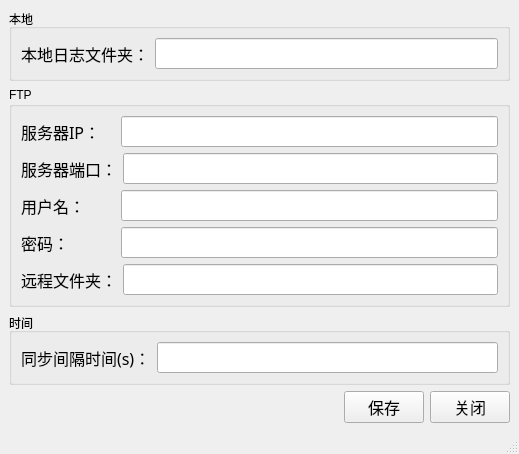
<?xml version="1.0" encoding="UTF-8"?>
<ui version="4.0">
 <class>MainWindow</class>
 <widget class="QMainWindow" name="MainWindow">
  <property name="geometry">
   <rect>
    <x>0</x>
    <y>0</y>
    <width>519</width>
    <height>391</height>
   </rect>
  </property>
  <property name="windowTitle">
   <string>配置文件</string>
  </property>
  <widget class="QWidget" name="centralwidget">
   <layout class="QVBoxLayout" name="verticalLayout_2">
    <item>
     <widget class="QGroupBox" name="groupBox">
      <property name="title">
       <string>本地</string>
      </property>
      <layout class="QHBoxLayout" name="horizontalLayout" stretch="2,8">
       <item>
        <widget class="QLabel" name="label">
         <property name="font">
          <font>
           <family>幼圆</family>
           <pointsize>12</pointsize>
          </font>
         </property>
         <property name="text">
          <string>本地日志文件夹：</string>
         </property>
        </widget>
       </item>
       <item>
        <widget class="QLineEdit" name="le_source_dir">
         <property name="font">
          <font>
           <family>幼圆</family>
           <pointsize>12</pointsize>
          </font>
         </property>
        </widget>
       </item>
      </layout>
     </widget>
    </item>
    <item>
     <widget class="QGroupBox" name="groupBox_2">
      <property name="title">
       <string>FTP</string>
      </property>
      <layout class="QVBoxLayout" name="verticalLayout">
       <item>
        <layout class="QHBoxLayout" name="horizontalLayout_2" stretch="2,8">
         <item>
          <widget class="QLabel" name="label_2">
           <property name="font">
            <font>
             <family>幼圆</family>
             <pointsize>12</pointsize>
            </font>
           </property>
           <property name="text">
            <string>服务器IP：</string>
           </property>
          </widget>
         </item>
         <item>
          <widget class="QLineEdit" name="le_ftp_ip">
           <property name="font">
            <font>
             <family>幼圆</family>
             <pointsize>12</pointsize>
            </font>
           </property>
          </widget>
         </item>
        </layout>
       </item>
       <item>
        <layout class="QHBoxLayout" name="horizontalLayout_3" stretch="2,8">
         <item>
          <widget class="QLabel" name="label_3">
           <property name="font">
            <font>
             <family>幼圆</family>
             <pointsize>12</pointsize>
            </font>
           </property>
           <property name="text">
            <string>服务器端口：</string>
           </property>
          </widget>
         </item>
         <item>
          <widget class="QLineEdit" name="le_port">
           <property name="font">
            <font>
             <family>幼圆</family>
             <pointsize>12</pointsize>
            </font>
           </property>
          </widget>
         </item>
        </layout>
       </item>
       <item>
        <layout class="QHBoxLayout" name="horizontalLayout_4" stretch="2,8">
         <item>
          <widget class="QLabel" name="label_4">
           <property name="font">
            <font>
             <family>幼圆</family>
             <pointsize>12</pointsize>
            </font>
           </property>
           <property name="text">
            <string>用户名：</string>
           </property>
          </widget>
         </item>
         <item>
          <widget class="QLineEdit" name="le_ftp_user">
           <property name="font">
            <font>
             <family>幼圆</family>
             <pointsize>12</pointsize>
            </font>
           </property>
          </widget>
         </item>
        </layout>
       </item>
       <item>
        <layout class="QHBoxLayout" name="horizontalLayout_5" stretch="2,8">
         <item>
          <widget class="QLabel" name="label_5">
           <property name="font">
            <font>
             <family>幼圆</family>
             <pointsize>12</pointsize>
            </font>
           </property>
           <property name="text">
            <string>密码：</string>
           </property>
          </widget>
         </item>
         <item>
          <widget class="QLineEdit" name="le_ftp_password">
           <property name="font">
            <font>
             <family>幼圆</family>
             <pointsize>12</pointsize>
            </font>
           </property>
          </widget>
         </item>
        </layout>
       </item>
       <item>
        <layout class="QHBoxLayout" name="horizontalLayout_6" stretch="2,8">
         <item>
          <widget class="QLabel" name="label_6">
           <property name="font">
            <font>
             <family>幼圆</family>
             <pointsize>12</pointsize>
            </font>
           </property>
           <property name="text">
            <string>远程文件夹：</string>
           </property>
          </widget>
         </item>
         <item>
          <widget class="QLineEdit" name="le_target_dir">
           <property name="font">
            <font>
             <family>幼圆</family>
             <pointsize>12</pointsize>
            </font>
           </property>
          </widget>
         </item>
        </layout>
       </item>
      </layout>
     </widget>
    </item>
    <item>
     <widget class="QGroupBox" name="groupBox_3">
      <property name="title">
       <string>时间</string>
      </property>
      <layout class="QHBoxLayout" name="horizontalLayout_7" stretch="2,8">
       <item>
        <widget class="QLabel" name="label_7">
         <property name="font">
          <font>
           <family>幼圆</family>
           <pointsize>12</pointsize>
          </font>
         </property>
         <property name="text">
          <string>同步间隔时间(s)：</string>
         </property>
        </widget>
       </item>
       <item>
        <widget class="QLineEdit" name="le_interval_time">
         <property name="font">
          <font>
           <family>幼圆</family>
           <pointsize>12</pointsize>
          </font>
         </property>
        </widget>
       </item>
      </layout>
     </widget>
    </item>
    <item>
     <layout class="QHBoxLayout" name="horizontalLayout_8">
      <item>
       <spacer name="horizontalSpacer">
        <property name="orientation">
         <enum>Qt::Horizontal</enum>
        </property>
        <property name="sizeHint" stdset="0">
         <size>
          <width>40</width>
          <height>20</height>
         </size>
        </property>
       </spacer>
      </item>
      <item>
       <widget class="QPushButton" name="bt_config_save">
        <property name="font">
         <font>
          <family>幼圆</family>
          <pointsize>12</pointsize>
         </font>
        </property>
        <property name="text">
         <string>保存</string>
        </property>
       </widget>
      </item>
      <item>
       <widget class="QPushButton" name="bt_config_close">
        <property name="font">
         <font>
          <family>幼圆</family>
          <pointsize>12</pointsize>
         </font>
        </property>
        <property name="text">
         <string>关闭</string>
        </property>
       </widget>
      </item>
     </layout>
    </item>
   </layout>
  </widget>
  <widget class="QMenuBar" name="menubar">
   <property name="geometry">
    <rect>
     <x>0</x>
     <y>0</y>
     <width>519</width>
     <height>23</height>
    </rect>
   </property>
  </widget>
  <widget class="QStatusBar" name="statusbar"/>
 </widget>
 <resources/>
 <connections/>
</ui>
